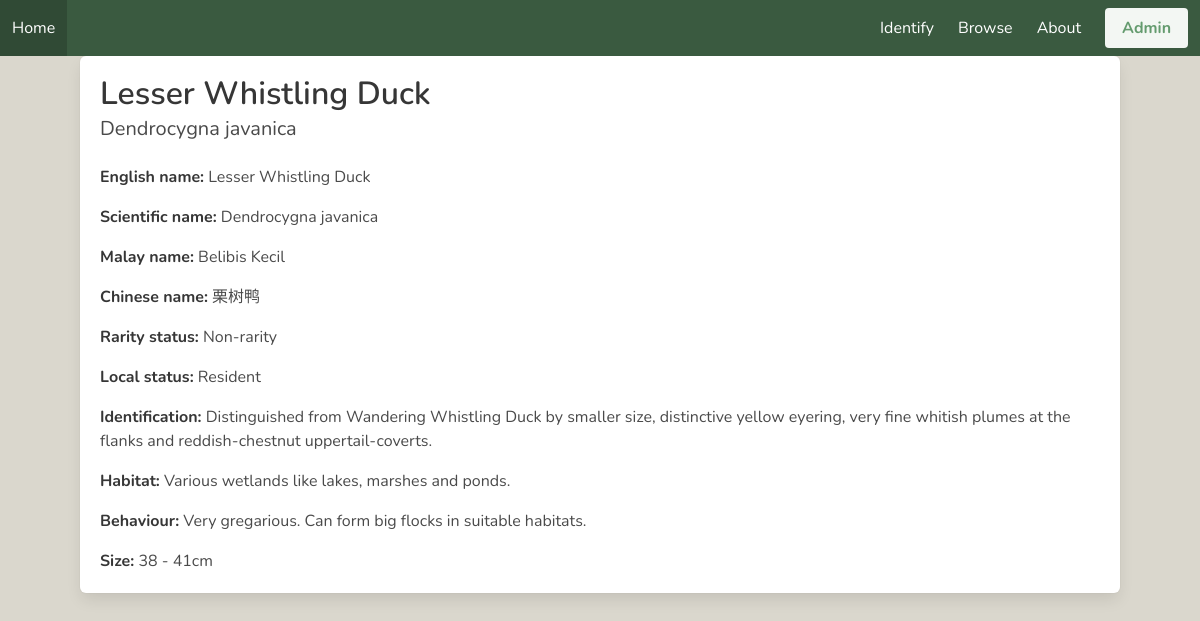
Page /bird/2 on the committed database.
### tables this page shows
CREATE TABLE "Birds" (
	"Family"	TEXT NOT NULL,
	"Num"	INTEGER NOT NULL,
	"EngName"	TEXT NOT NULL,
	"SciName"	TEXT NOT NULL,
	"MalName"	TEXT,
	"ChName"	TEXT,
	"RarityStatus"	TEXT,
	"Category"	TEXT,
	"LocalStatus"	TEXT,
	"Identification"	TEXT,
	"Habitat"	TEXT,
	"Behaviour"	TEXT,
	"MinSize"	REAL,
	"MaxSize"	REAL,
	"Place"	TEXT,
	"Colour"	TEXT,
	"Action"	TEXT,
	PRIMARY KEY("Num" AUTOINCREMENT)
);

### viewbird.py (the view)
@viewbird_bp.route("/<int:birdNum>",methods=["GET"])
def viewbird(birdNum):
    cur = get_db().cursor()
    cur.execute("SELECT count(num) from Birds")
    if birdNum >= 1 and birdNum <= int(cur.fetchone()[0]):
        cur.execute("SELECT * from Birds WHERE num = ?",(birdNum,))
        birdInfo = list(cur.fetchone()[:-3])
        if birdInfo[12] and birdInfo[12] % 1 == 0:
            birdInfo[12] = int(birdInfo[12])
        if birdInfo[13] and birdInfo[13] % 1 == 0:
            birdInfo[13] = int(birdInfo[13])
        localStat = {"I":"Introduced","M":"Migrant","R":"Resident","Va":"Vagrant","Vi":"Visitor","E":"Extirpated"}
        return render_template("bird_info.html",birdInfo=birdInfo,localStat=localStat)
    else:
        return render_template("bird_not_found.html"), 404

### viewbird.py (called while the page is built)
def get_db():
    db = getattr(g, '_database', None)
    if db is None:
        db = g._database = sqlite3.connect(DATABASE)
    return db

@viewbird_bp.teardown_request
def close_connection(exception):
    db = getattr(g, '_database', None)
    if db is not None:
        db.close()

### templates/viewbird/bird_info.html (shortened to what this page needs)
{% extends 'base.html' %}
{% block content %}
    <div class="box" style="margin: auto 5em">
        <h1 class="title">{{birdInfo[2]}}</h1>
        <h1 class="subtitle">{{birdInfo[3]}}</h1>
        <div class="content">
            <p><strong>English name:</strong> {{birdInfo[2]}}</p>
            <p><strong>Scientific name:</strong> {{birdInfo[3]}}</p>
            <p><strong>Malay name:</strong> {{birdInfo[4]}}</p>
            <p><strong>Chinese name:</strong> {{birdInfo[5]}}</p>
            <p><strong>Rarity status:</strong> {{birdInfo[6]}}</p>
            <p>
                <strong>Local status:</strong>
                {%for i in birdInfo[8].split("/")%}
                    {%if i == birdInfo[8].split("/")[-1]%}
                        {{localStat.get(i)}}
                    {%else%}
                        {{localStat.get(i)}},
                    {%endif%}
                {%endfor%}
            </p>
            <p><strong>Identification:</strong> {{birdInfo[9]}}</p>
            <p><strong>Habitat:</strong> {{birdInfo[10]}}</p>
            {%if birdInfo[11]%}
                <p><strong>Behaviour:</strong> {{birdInfo[11]}}</p>
            {%endif%}
            {%if not birdInfo[12]%}
                {{pass}}
            {%elif birdInfo[12]==birdInfo[13]%}
                <p><strong>Size:</strong> {{birdInfo[12]}}cm</p>
            {%else%}
                <p><strong>Size:</strong> {{birdInfo[12]}} - {{birdInfo[13]}}cm</p>
            {%endif%}
        </div>
    </div>
{% endblock %}

### rows in the picture
Birds: EngName "Lesser Whistling Duck", SciName "Dendrocygna javanica", MalName "Belibis Kecil", ChName "栗树鸭", RarityStatus "Non-rarity", Identification "Distinguished from Wandering Whistling Duck by smaller size, distinctive yellow eyering, very fine whitish plumes at the flanks and reddish-chestnut uppertail-coverts.", Habitat "Various wetlands like lakes, marshes and ponds.", Behaviour "Very gregarious. Can form big flocks in suitable habitats.", MinSize "38", MaxSize "41"

### other values in the picture
{{ localStat.get(i) }} "Resident"
